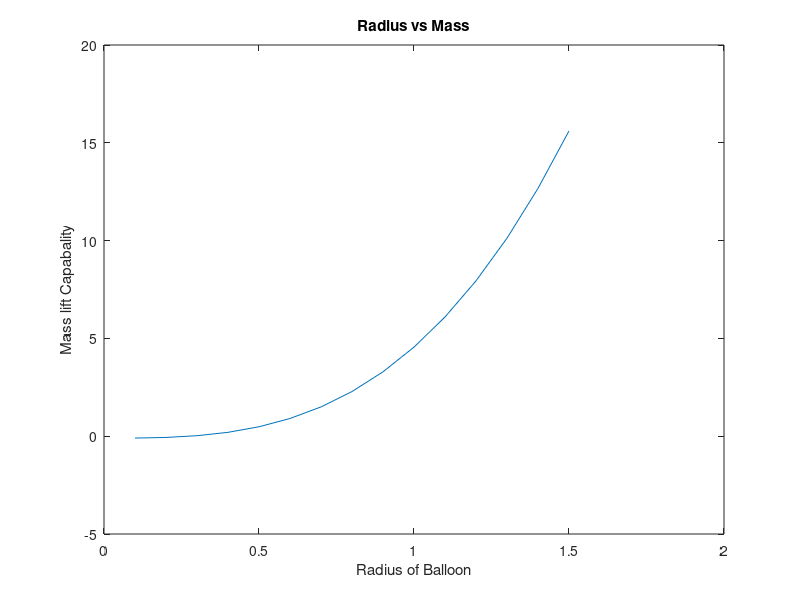

Source code (MATLAB):
%Balloon-Sat Program: @NikhilMishra

close all;

Da = 1.29; %Density of Air - kg/m3
DHe = 0.179; %Density of He - kg/m3
Mba = 0.1; % Weight of Balloon's Skin - grams

r = [0.1,0.2,0.3,0.4,0.5,0.6,0.7,0.8,0.9,1.0,1.1,1.2,1.3,1.4,1.5];

Mp = ((4/3)*pi*power(r, 3))*(Da - DHe) - Mba;

plot(r, Mp)
title("Radius vs Mass");
xlabel("Radius of Balloon");
ylabel("Mass lift Capabality");


